Frame 1 (no input): blank canvas, image omitted
Frame 60 (the mouse pressed at the canvas centre just before this capture): blank canvas, image omitted
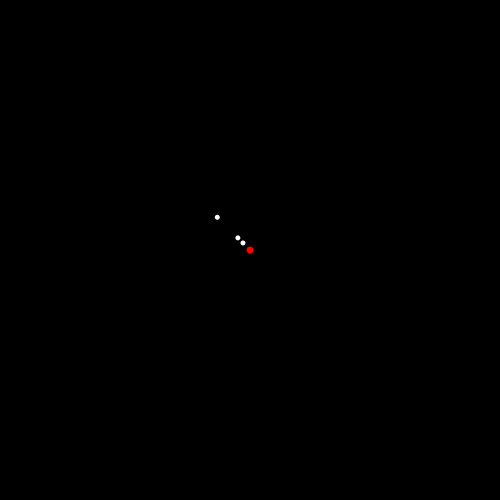
Frame 120 (the mouse held since frame 60 and released just before this capture)

The Processing sketch whose frames 1 and 60 were blank and that drew this single picture after the mouse press (run headless with seeded random() and noise(); from frame 60 on, the mouse is pressed at the canvas centre):

// Processing sketch: Exercise031_01
// ── Exercise031_01.pde
/* Zoa Katok
   Exercise 31.1
   A demonstration of noise(). Three white dots dance around a central point
   as the cursor is moved, almost like moths around a light.
 */

void setup() {
  size(500, 500);
  noCursor();
  noStroke();
}

void draw() {
  background(0);
  fill(255, 0, 0); // red
  ellipse(mouseX, mouseY, 7, 7);
  
  float xnoise = noise(mouseX);
  float xnoise1 = noise(mouseX+1);
  float xnoise2 = noise(mouseX+2);
  float ynoise = noise(mouseY);
  float ynoise1 = noise(mouseY+1);
  float ynoise2 = noise(mouseY+2);
  // having 1 and 2 added to mouseX and mouseY allows for two of the white dots
  // to be in different places from the first white dot
  
  fill(255); // white
  ellipse(mouseX+(xnoise*80)-40, mouseY+(ynoise*80)-40, 5, 5);
  ellipse(mouseX+(xnoise1*80)-40, mouseY+(ynoise1*80)-40, 5, 5);
  ellipse(mouseX+(xnoise2*80)-40, mouseY+(ynoise2*80)-40, 5, 5);
}
